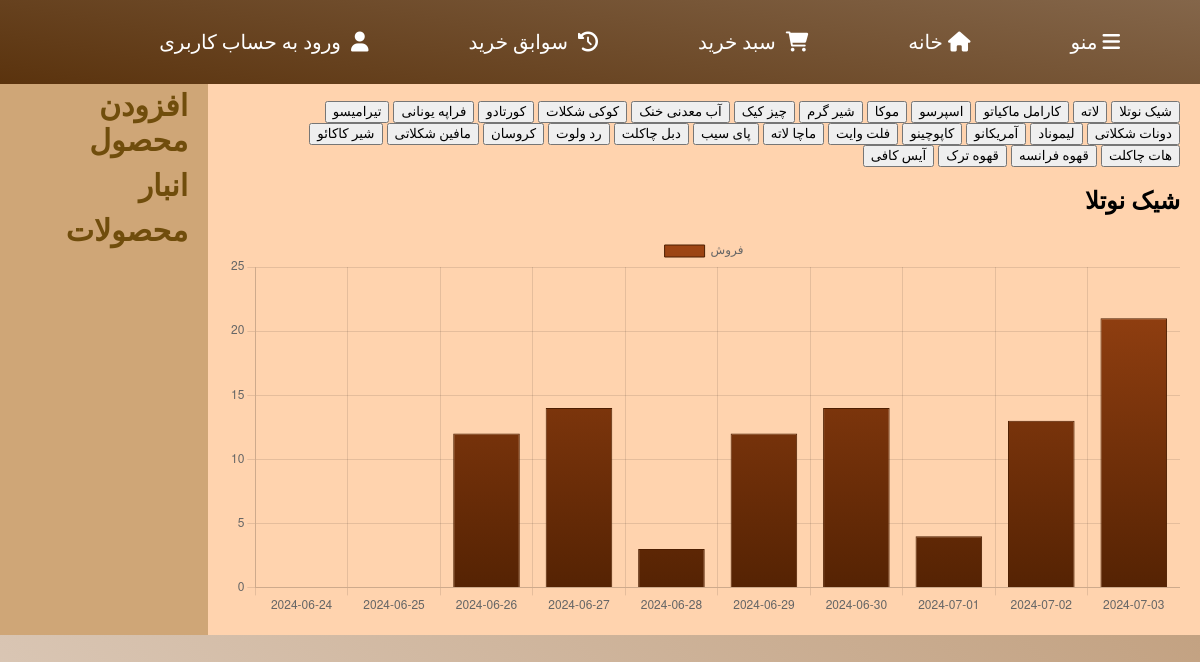
/management/, run on the app's committed database.
### mainapp/models.py (models this page shows, shortened)
class Product(models.Model):
    CATEGORY_CHOICES = [
        ('hot_drinks', 'نوشیدنی گرم'),
        ('cold_drinks', 'نوشیدنی سرد'),
        ('cakes', 'کیک'),
    ]
    category = models.CharField(_("دسته بندی محصول"),max_length=20, choices=CATEGORY_CHOICES, default='hot_drinks')
    name = models.CharField(_('نام'), max_length=255)
    description = models.CharField( _("توضیحات"), max_length=255, blank=True, null=True)
    price = models.DecimalField(_("قیمت"),default=0, max_digits=10, decimal_places=2, validators=[validators.MinValueValidator(0)])
    timeNeeded = models.IntegerField(_("زمان مورد نیاز"),default=0, validators=[validators.MaxValueValidator(60)])
    coffee = models.PositiveIntegerField(_("قهوه"),default=0)
    milk = models.PositiveIntegerField(_("شیر"),default=0)
    chocolate = models.PositiveIntegerField(_("شکلات"),default=0)
    flour = models.PositiveIntegerField(_("آرد"),default=0)
    sugar = models.PositiveIntegerField(_("شکر"),default=0)
    image = models.ImageField(_("تصویر"),upload_to='products/')
    created_at = models.DateTimeField(auto_now_add=True)
    updated_at = models.DateTimeField(auto_now=True)
    sold_count = models.PositiveBigIntegerField(default=0)

### mainapp/views.py (the view)
# urls.py: path('management/', views.management_panel, name='management_panel'),
def management_panel(request):
    end_date = timezone.now().date()
    start_date = end_date - timedelta(days=9)
    dates = [start_date + timedelta(days=i) for i in range(10)]
    date_labels = [date.strftime("%Y-%m-%d") for date in dates]
    sales_data = defaultdict(lambda: {
        'labels': date_labels,
        'data': [0] * 10  # Initialize with zeros for each day of the week
    })
    last_week_sales = OrderProduct.objects.filter(order__order_date__date__range=[start_date, end_date])
    for sale in last_week_sales:
        product_name = sale.product.name
        sale_date = sale.order.order_date.date().strftime("%Y-%m-%d")
        if sale_date in sales_data[product_name]['labels']:
            index = sales_data[product_name]['labels'].index(sale_date)
            sales_data[product_name]['data'][index] += sale.quantity
    return render(request, 'mainapp/management_panel.html', {'sales_data': dict(sales_data)})

### templates/mainapp/management_panel.html (shortened to what this page needs)
{% extends 'base.html' %}
{% block content %}
<!DOCTYPE html>
<html lang="en">
<head>
    {% load static %}
    <link rel="stylesheet" href="{% static 'css/management_panel.css'%}">
</head>
<body>
    <div class="left-panel">
        <h1>نمودار فروش</h1>
        <div>
            {% for product_name in sales_data.keys %}
                <button onclick="showChart({{ forloop.counter0 }})">{{ product_name }}</button>
            {% endfor %}
        </div>
        <div>
            {% for product_name, data in sales_data.items %}
                <div class="chart-container" id="chart-container-{{ forloop.counter0 }}">
                    <h2>{{ product_name }}</h2>
                    <canvas id="chart-{{ forloop.counter0 }}" width="250" height="100"></canvas>
                </div>
                <script>
                    document.addEventListener("DOMContentLoaded", function() {
                        const ctx{{ forloop.counter0 }} = document.getElementById('chart-{{ forloop.counter0 }}').getContext('2d');
                        const gradient{{ forloop.counter0 }} = ctx{{ forloop.counter0 }}.createLinearGradient(0, 0, 0, 400);
                        gradient{{ forloop.counter0 }}.addColorStop(1, 'rgba(75, 30, 1, 1)');
                        gradient{{ forloop.counter0 }}.addColorStop(0, 'rgba(160, 70, 20, 1)');
                        const chart{{ forloop.counter0 }} = new Chart(ctx{{ forloop.counter0 }}, {
                            type: 'bar',
                            data: {
                                labels: {{ data.labels|safe }},
                                datasets: [{
                                    label: 'فروش',
                                    data: {{ data.data|safe }},
                                    backgroundColor: gradient{{ forloop.counter0 }},
                                    borderColor: 'rgba(77, 30, 1, 1)',
                                    borderWidth: 1
                                }]
                            },
                            options: {
                                scales: {
                                    y: {
                                        beginAtZero: true
                                    }
                                }
                            }
                        });
                    });
                </script>
            {% endfor %}
        </div>
    </div>
    <div class="right-panel">
        <h2>منوی ناوبری</h2>
        <ul class="menu">
            <li><a href="{% url 'create_product' %}">افزودن محصول</a></li>
            <li><a href="{% url 'select_storage' %}">انبار</a></li>
            <li><a href="{% url 'store' %}">محصولات</a></li>
        </ul>
    </div>
    <script>
        // Show the first chart by default
        document.addEventListener("DOMContentLoaded", function() {
            showChart(0);
        });
        function showChart(index) {
            const containers = document.querySelectorAll('.chart-container');
            containers.forEach((container, i) => {
                container.classList.remove('active');
                if (i === index) {
                    container.classList.add('active');
                }
            });
        }
    </script>
</body>
</html>
{% endblock content %}

### static/css/homePage.css (style rules this page uses)
* { font-family: Vazirmatn; }
body { margin: 0; padding: 0; direction: rtl; background: linear-gradient(225deg, #c3a282, #e4d7cc); }
a { font-family: Vazirmatn !important; }

### static/css/management_panel.css (style rules this page uses)
body { display: flex; margin: 0; font-family: Arial, sans-serif; }
.left-panel { background-color: #ffd3ae; width: 85%; padding: 20px; }
.right-panel { width: 15%; padding: 20px; background-color: #cfa677; }
.chart-container { display: none; }
.chart-container.active { display: block; }
canvas { width: 100% !important; height: auto !important; }
.menu { list-style-type: none; padding: 0; }
.menu li { margin: 10px 0; }
.menu a { font-size: 30px; text-decoration: none; color: #704d0c; font-weight: bold; transition: 0.3s ease; }

### data on the page
Product: keys "شیک نوتلا", sales_data "شیک نوتلا"
Product: keys "لاته"
Product: keys "کارامل ماکیاتو"
Product: keys "اسپرسو"
Product: keys "موکا"
Product: keys "شیر گرم"
Product: keys "چیز کیک"
Product: keys "آب معدنی خنک"
Product: keys "کوکی شکلات"
Product: keys "کورتادو"
Product: keys "فراپه یونانی"
Product: keys "تیرامیسو"
Product: keys "دونات شکلاتی"
Product: keys "لیموناد"
Product: keys "آمریکانو"
Product: keys "کاپوچینو"
Product: keys "فلت وایت"
Product: keys "ماچا لاته"
Product: keys "پای سیب"
Product: keys "دبل چاکلت"
Product: keys "رد ولوت"
Product: keys "کروسان"
Product: keys "مافین شکلاتی"
Product: keys "شیر کاکائو"
Product: keys "هات چاکلت"
Product: keys "قهوه فرانسه"
Product: keys "قهوه ترک"
Product: keys "آیس کافی"
